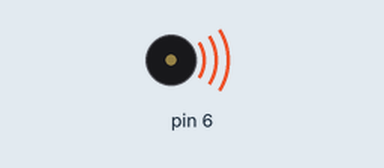
Recording of a sketch running on a simulated Arduino Uno, built with avr-gcc and run on an emulated ATmega328P. Parts: buzzer (waves = sounding).

Above: at 0.1 s.
Timing chart, 0 to 40.0 s (numbered marks = the images above):
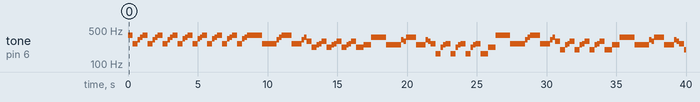

Measured:
- by itself, tone on pin 6: plays 391 Hz for 0.36 s, 263 Hz for 0.36 s, 313 Hz for 0.18 s, 351 Hz for 0.18 s, 391 Hz for 0.36 s, 263 Hz for 0.36 s … (111 notes in this stretch)

The sketch:

GameOfThrones.ino
```cpp
/*
* Lista 2.cpp
*
* Created: 28.10.2017 00:57:41
* Author : Zjonn
*/

#include <avr/io.h>
#define int8 uint8_t
#define SPEAKER 0b01000000


const uint16_t gameOfThrones[] PROGMEM = {
	0x4F04, 0x7604, 0x6302, 0x5802,
	0x4F04, 0x7604, 0x6302, 0x5802,
	0x4F04, 0x7604, 0x6302, 0x5802,
	0x4F04, 0x7604, 0x5D02, 0x5802,
	0x4F04, 0x7604, 0x5D02, 0x5802,
	0x4F04, 0x7604, 0x5D02, 0x5802,
	0x4F04, 0x7604, 0x5D02, 0x5802,
	0x4F04, 0x7604, 0x5D02, 0x5802,
	0x4F0C, 0x760C, 0x6302, 0x5802,
	0x4F08, 0x7608, 0x6302, 0x5802,
	0x6904, 0x8E04, 0x7E02, 0x7602,
	0x6904, 0x8E04, 0x7E02, 0x7602,
	0x6904, 0x8E04, 0x7E02, 0x7602,
	0x6904, 0x8E06, 0x7E06, 0x580C,
	0x7E0C, 0x6302, 0x6902, 0x5808,
	0x7E08, 0x6302, 0x6902, 0x7604,
	0xBD04, 0x8E02, 0x7E02, 0x7604,
	0xBD04, 0x8E02, 0x7E02, 0x7604,
	0xBD04, 0x8E02, 0x7E02, 0x7604,
	0xBD06, 0x8E06, 0x4F0C, 0x760C,
	0x6302, 0x5802, 0x4F08, 0x7608,
	0x6302, 0x5802, 0x6904, 0x9F04,
	0x7E02, 0x7602, 0x6904, 0x9F04,
	0x7E02, 0x7602, 0x6904, 0x9F04,
	0x7E02, 0x7602, 0x6904, 0x9F06,
	0x7E06, 0x580C, 0x7E0C, 0x6302,
	0x6902, 0x5808, 0x7E08, 0x6302,
	0x6902, 0x7604, 0x9F04, 0x8E02,
	0x7E02, 0x7604, 0x9F04, 0x8E02,
	0x7E02, 0x7604, 0x9F04, 0x8E02,
	0x7E02, 0x7604, 0x9F06, 0x7606,
	0
};

void initTimer() {
	TCCR0A |= (1 << WGM01); // CCT
	TCCR0A |= (1 << COM0A0);
	TCCR0B |= (1 << CS02); //256
}

void playNote(int8 waveLength, int8 duration) {
	OCR0A = waveLength;
	DDRD ^= SPEAKER;
	for(; duration>0; duration--)
	_delay_ms(89);
	DDRD ^= SPEAKER;

}

int main(void) {
	/* Replace with your application code */
	initTimer();
	while (1) {
		uint16_t val;
		for(int i = 0; (val = pgm_read_word(&(gameOfThrones[i])))!=0 ; i++)
		playNote((val & 0xFF00) >> 8, val & 0xFF);
		_delay_ms(1000);
	}
}
```
